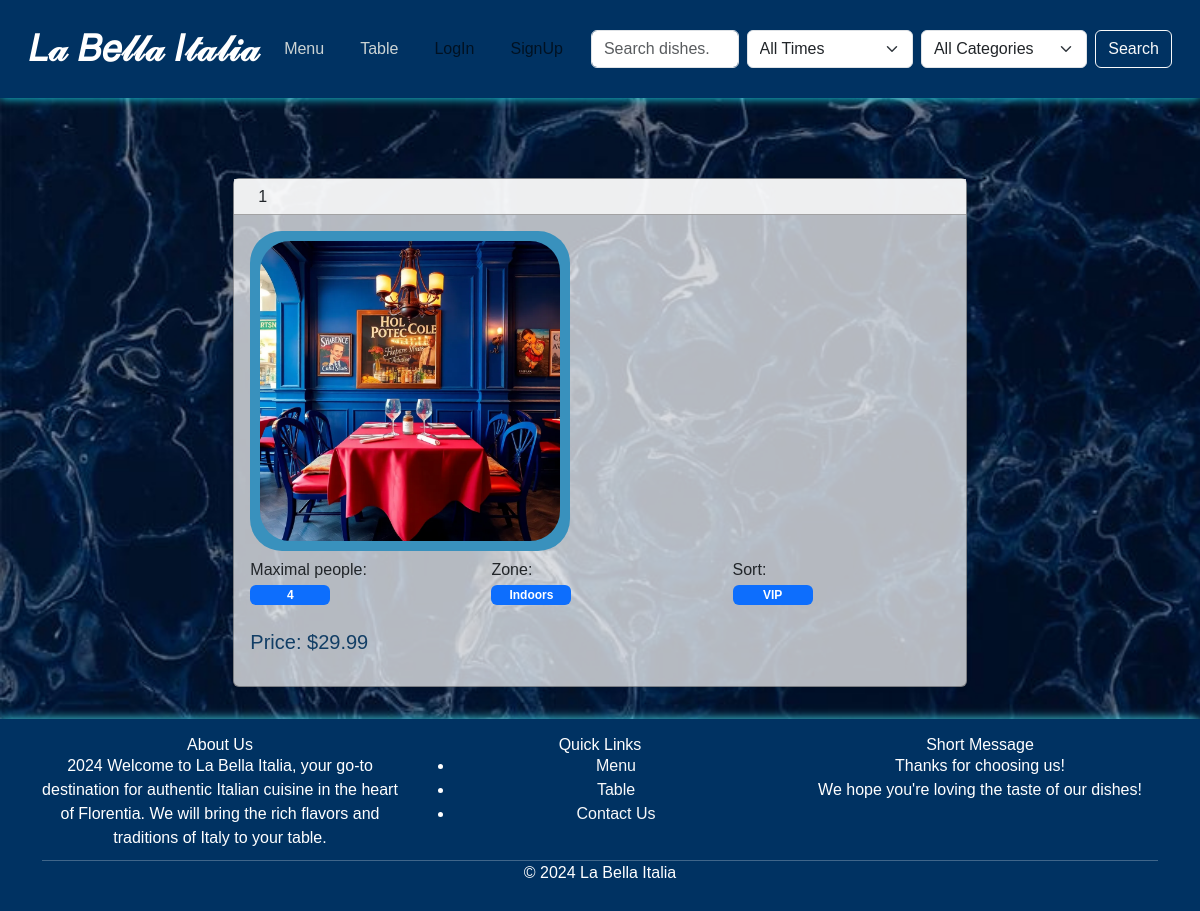
/tables/1/, run on the app's committed database.
### project/models.py (models this page shows)
class Table(models.Model):
    ZONE = [
        ("Indoors", "indoors"),
        ("Outdoors", "outdoors")
    ]
    SORT = [
        ("VIP", "vip"),
        ("General", "general"),
        ("Appointment", "appointment")
    ]
    name = models.CharField(max_length=255)
    number_of_people = models.IntegerField()
    zone = models.CharField(max_length=10, choices=ZONE)
    sort = models.CharField(max_length=20, choices=SORT)
    image = models.ImageField(upload_to="table_img/", blank=True, null=True)

class TablePrice(models.Model):
    table = models.ForeignKey(Table, on_delete=models.CASCADE)
    price = models.DecimalField(max_digits=10, decimal_places=2)
    date = models.DateTimeField(auto_now_add=False)
    text = models.TextField(blank=True)

### project/views.py (the view)
# urls.py: path('tables/<int:pk>/', TableDetailView.as_view(), name='table-detail'),
class TableDetailView(DetailView):
    model = Table
    template_name = "table/table_detail.html"
    context_object_name = 'table'
    def get_context_data(self, **kwargs):
        context = super().get_context_data(**kwargs)
        table = self.object
        latest_price = TablePrice.objects.filter(table=table).order_by('-date').first()
        context['latest_price'] = latest_price
        return context

### templates/table/table_detail.html (shortened to what this page needs)
{% extends 'base.html' %}
{% load custom_filters %}
{% load static %}
{% block content %}
    <div class="container mt-5">
        <div class="row justify-content-center">
            <div class="col-md-8">
                <div class="card shadow-sm">
                    <div class="card-header bg-white">
                        <h2 class="mb-0">{{ table.name }}</h2>
                    </div>
                    <div class="card-body">
                        <div class="image-container">
                            {% if table.image %}
                                <img src="{{ table.image.url }}" alt="Table image" class='image'>
                            {% endif %}
                        </div>
                        <div class="row mb-3">
                            <div class="col-md-4">
                                <p class="mb-0">Maximal people:</p>
                                <span style="width: 5rem;"
                                    {% if table.number_of_people %} class="badge text-bg-primary" {% endif %}
                                    >{{ table.number_of_people }}</span>
                            </div>
                            <div class="col-md-4">
                                <p class="mb-0">Zone:</p>
                                <span style="width: 5rem;"
                                    {% if table.zone == 'Indoors' %} class="badge text-bg-primary" {% endif %}
                                    >{{ table.zone }}</span>
                            </div>
                            <div class="col-md-4">
                                <p class="mb-0">Sort:</p>
                                <span style="width: 5rem;"
                                    {% if table.sort == 'VIP' %} class="badge text-bg-primary" {% endif %}
                                    >{{ table.sort }}</span>
                            </div>
                            <div class="col-md-4">
                                <br>
                                {% if latest_price %}
                                    <h5 class="card-text" style="color: #123E65;">Price: ${{ latest_price.price }}</h5>
                                {% else %}
                                    <h5 class="card-text" style="color: #123E65;">Price: Not available</h5>
                                {% endif %}
                            </div>
                            <br>
                        </div>
                    </div>
                </div>
            </div>
            </div>
        </div>
{% endblock %}

### data on the page
Table: name "1", image (picture), number_of_people "4", zone "Indoors", sort "VIP"
TablePrice: price "29.99"
